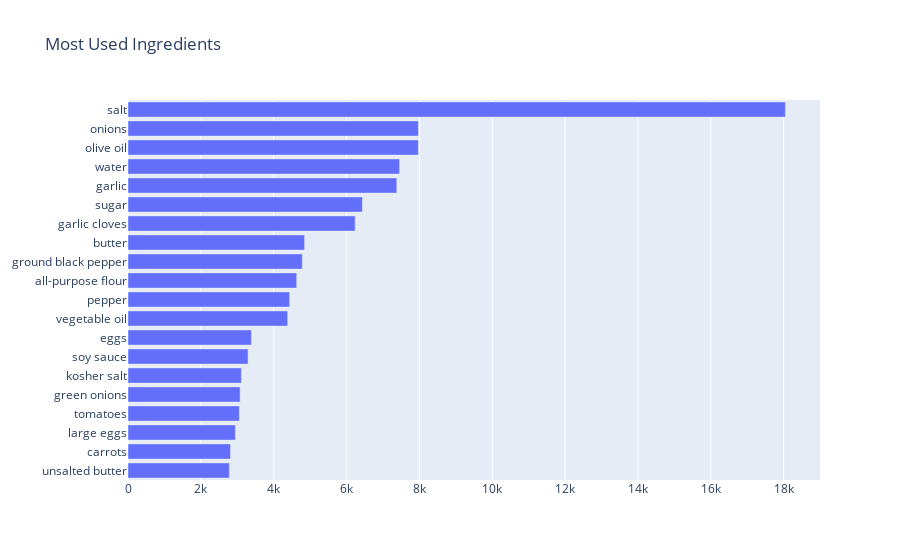

The notebook cell this image was saved under:
### Markdown cell above
# EDA

### Code cell
from plotly.offline import iplot 
import plotly.graph_objs as go

allingredients = [] # this list stores all the ingredients in all recipes (with duplicates)
for item in df['ingredients']:
    for ingr in item:
        allingredients.append(ingr) 

# Count how many times each ingredient occurs
countingr = Counter()
for ingr in allingredients:
     countingr[ingr] += 1

# Extract the first 20 most common ingredients in order to vizualize them for better understanding
mostcommon = countingr.most_common(20)
mostcommoningr = [i[0] for i in mostcommon]
mostcommoningr_count = [i[1] for i in mostcommon]

trace = go.Bar(
            x=mostcommoningr_count[::-1],
            y= mostcommoningr[::-1],
            orientation = 'h',marker = dict(),
)
layout = go.Layout(
    title= 'Most Used Ingredients
)
data = [trace]
fig = go.Figure(data=data, layout=layout)
iplot(fig, filename='horizontal-bar')

### Figure 1 — Plotly figure (JSON) as saved in the notebook; plotly's stock layout.template omitted (floating-point values rounded to 4 significant figures)
{"data": [{"orientation": "h", "type": "bar", "x": [2782, 2814, 2948, 3058, 3078, 3113, 3296, 3388, 4385, 4438, 4632, 4785, 4848, 6237, 6434, 7380, 7457, 7972, 7972, 18049], "y": ["unsalted butter", "carrots", "large eggs", "tomatoes", "green onions", "kosher salt", "soy sauce", "eggs", "vegetable oil", "pepper", "all-purpose flour", "ground black pepper", "butter", "garlic cloves", "sugar", "garlic", "water", "olive oil", "onions", "salt"]}], "layout": {"title": {"text": "Most Used Ingredients"}}}
